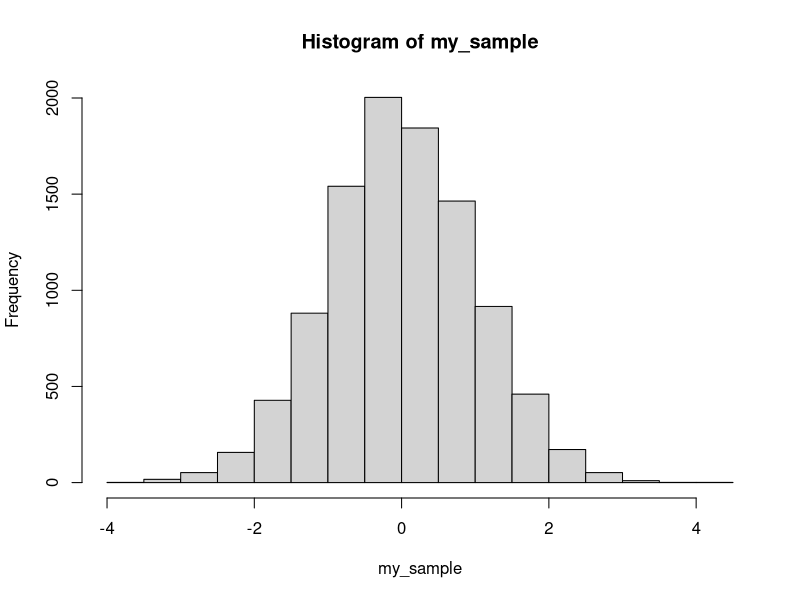
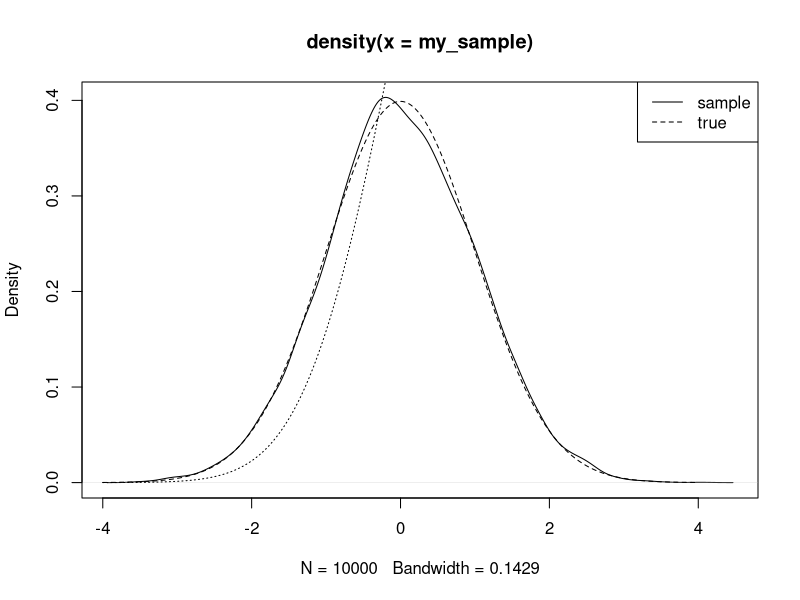
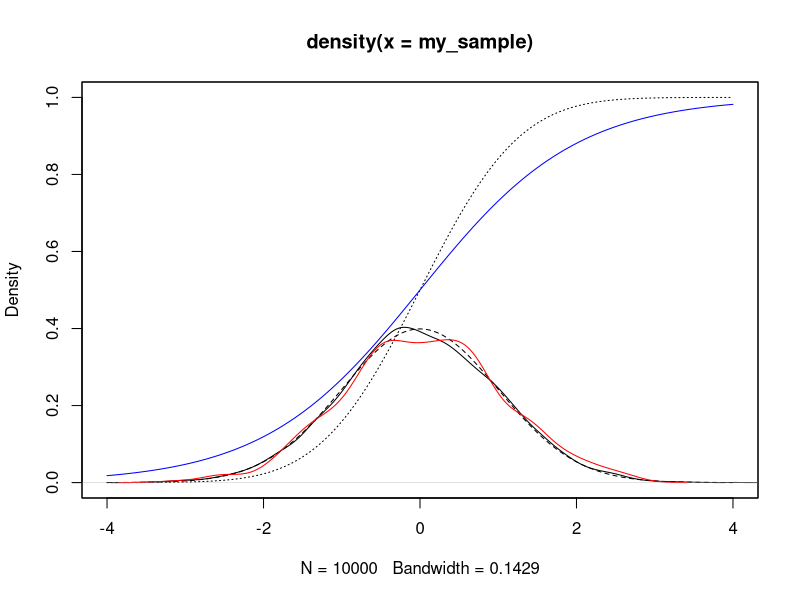
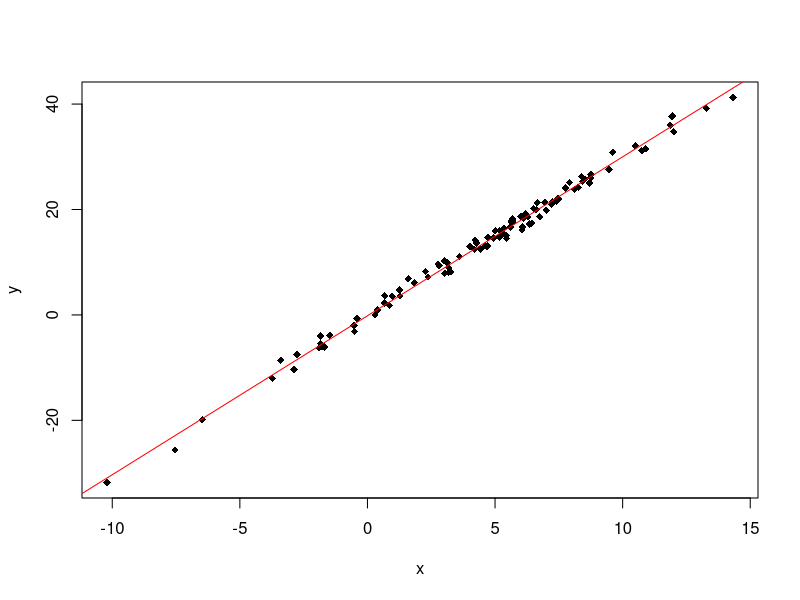

Recreate these plots in R, in order. (Note: this script raises an error after producing the figures.)
### random numbers and sampling

set.seed(45) #this sets the seed, making your code reproducible

?runif
?rnorm
?rexp
?rbinom
?rbeta
#the list goes on...

rnorm(10)
rnorm(1000)
rnorm(1000, mean=5, sd=10)

set.seed(99)
my_sample <- rnorm(10000)
hist(my_sample)

plot(density(my_sample))
lines(seq(-4,4,by=.01),
      dnorm(seq(-4,4,by=.01)),
      lty=2)
legend('topright',lty=c(1,2),
       legend=c('sample','true'))

pnorm(4)

lines(seq(-4,4,by=.01),pnorm(seq(-4,4,by=.01)), lty=3)

plot(density(my_sample), xlim=c(-4,4),
     ylim=c(0,1))
lines(seq(-4,4,by=.01),
      dnorm(seq(-4,4,by=.01)),
      lty=2)
lines(seq(-4,4,by=.01),pnorm(seq(-4,4,by=.01)), lty=3)

#just to compare to logit...
lines(seq(-4,4,by=.01),
      1/(1+exp(-seq(-4,4,by=.01))), col='blue')

qnorm(seq(0,1,by=.01))
par(new=TRUE) #add a new plot to current window
plot(density(qnorm(runif(1000))),col='red',
     xlim=c(-4,4),ylim=c(0,1),
     main='',xlab='',ylab='',xaxt='n',yaxt='n') #inverse of normal, sampling from uniform
#don't really have to know why this works yet

## generating data

set.seed(99)
x <- rnorm(100, 5, 5)
y <- x*3+rnorm(100) #adding noise, generating y
plot(y~x, pch=18)
abline(lm(y~x), col='red')

summary(lm(y~x+x2))
#why is the intercept so close to zero?
abline(v=0)
abline(h=0)

y <- x*3+rnorm(100,0,5) #noisier
plot(y~x, pch=18)
abline(lm(y~x), col='red')

summary(lm(y~x)) #still pretty good

set.seed(87)
y <- x*3+rt(100,1)
plot(y~x, pch=18)
abline(lm(y~x), col='red')

summary(lm(y~x)) #still pretty good for beta, but notice intercept - why problematic?
set.seed(8)
x2 <- rnorm(100)
summary(lm(y~x+x2))
#run the first simulation again, but include the x2 - will not be like this

#how do these distributions look? not much different actually
plot(seq(-4,4,by=.01),dt(seq(-4,4,by=.01),1),type='l', ylim=c(0,.45))
lines(seq(-4,4,by=.01),dnorm(seq(-4,4,by=.01)),lty=2)


#exercise
#demonstrate the central limit theorem (very important in statistics)
#draw from any distribution (even binomial) a sample of size 15 and find the mean
#repeat this many times, and plot the distribution of the means
#increase n and repeat
#plot the distribution of the means, and the distribution of sqrt(n)(mean-total.mean)/sample.sigma

?t.test
set.seed(7)
tt<-t.test(rnorm(10),rnorm(10))
t.test(rnorm(1000),rnorm(1000))
t.test(rnorm(1000),rnorm(1000,mean=1))
t.test(rnorm(10),rnorm(10,mean=.2))
t.test(rnorm(1000),rnorm(1000,mean=.2))
t.test(rt(1000,1),rt(1000,1))
t.test(rt(1000,1),rt(1000,10))
t.test(rt(1000,1),rt(1000,10,10))
plot(seq(-4,10,by=.01),dt(seq(-4,10,by=.01),1),type='l', ylim=c(0,.45),xlim=c(-4,10))
lines(seq(-4,10,by=.01),dt(seq(-4,10,by=.01),10),lty=2, ylim=c(0,.45))
lines(seq(-4,10,by=.01),dt(seq(-4,10,by=.01),10,5),lty=3, ylim=c(0,.45))
abline(v=0)
abline(v=5)

#exercise
#write a function that takes n as an argument, 
#FUN as an argument, p as an argument, and ... as an argument
#FUN will be your distribution (e.g., rnorm)
#sample two samples of size n from the distribution 
#and return TRUE if p-value is less than p
#the ... argument will be used for all other arguments to FUN
#give every argument a default

my_t_test <- function(n=1000, FUN=rnorm, p=.05, ...){
  t.test(FUN(n, ...), FUN(n, ...))$p.value<p
}

?dbinom
draws <- rbinom(10000,8,.5)
mean(draws==5)
#use the above to determine the probability that you would get heads
#5 times in eight coin flips
coin <- numeric()
for(i in 1:10000){
  coin <- c(coin, rbinom(1,8,.5)==5)
}
#what about 3 heads?


##sample (refresher)

my_vec <- 1:10
?sample
sample(my_vec, 2)
sample(my_vec, 12)
sample(my_vec, 12, replace=TRUE)

?expand.grid
mat <- expand.grid(my_vec,my_vec)
mat
sample(mat, 10) #doesn't work
mat[sample(1:dim(mat)[1], 10),]

rbinom(1,1,.5)
sample(0:1,1)
rbinom(1,1,.3)
sample(0:1,1,prob=c(.3,.7)) #run this with a much larger n and take the mean (in one line of code)
  # repeat with rbinom

#exercise
#write a function that simulates the monty hall problem
#from wikipedia:
#Suppose you're on a game show, and you're given the choice
#of three doors: Behind one door is a car; behind the others,
#goats. You pick a door, say No. 1, and the host, who knows
#what's behind the doors, opens another door, say No. 3, which
#has a goat. He then says to you, "Do you want to pick door No. 2?"
#Is it to your advantage to switch your choice?
#
#basically write a function that will take a choice, and return TRUE
#if you get the car, FALSE otherwise
#write another function that will call this function multiple times,
#and assess the probability of getting the car given a choice
#writing pseudo code is a good idea


#function with arguments....
#assign a door to have the car
#check if the 
montyhall <- function(switch_door=TRUE){
  car <- sample(1:3,1)
  contestant <- sample(1:3,1)
  if(switch_door) return(contestant!=car)
  return(contestant==car)
}
win <- numeric()
for(i in 1:1000){
  win <- c(win, montyhall())
}